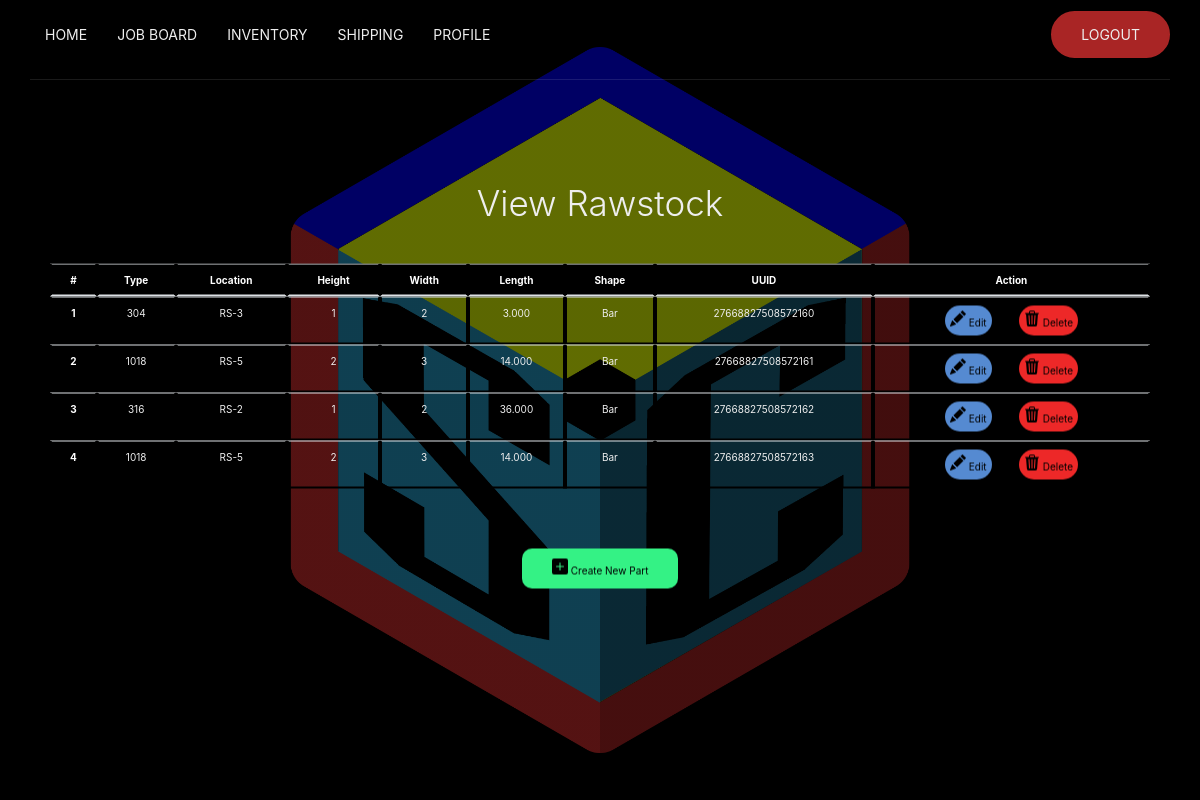
The app's page /view_rawstock.php with its own data.
### tables this page shows
CREATE TABLE `rawmaterial` (
  `id` int(11) NOT NULL,
  `type` varchar(10) NOT NULL,
  `location` varchar(100) NOT NULL,
  `height` int(5) NOT NULL,
  `width` int(5) NOT NULL,
  `length` double(5,3) NOT NULL,
  `shape` varchar(10) NOT NULL,
  `uuid` char(36) NOT NULL
);

### php/view_rawstock_table.php (called while the page is built)
<?php
include "connection_inv.php";
$sql = "SELECT * FROM rawmaterial ORDER BY id";
$result = mysqli_query($conn, $sql);
?>

### view_rawstock.php (the view, shortened to what this page needs)
<?php
include "php/view_rawstock_table.php";
?>
<!DOCTYPE html>
<html>
<head>
	<link rel="stylesheet" href="https://maxcdn.bootstrapcdn.com/bootstrap/4.0.0/css/bootstrap.min.css">
	<link rel="stylesheet" href="https://unpkg.com/ionicons@4.5.10-0/dist/css/ionicons.min.css">
  <link rel="stylesheet" href="css/wdd.css">
</head>
<body>
		<header>
			<div class="container">
				<nav>
					<ul class="nav-list">
						<li>
							<a href="index.php">Home</a>
						</li>
						<li>
							<a href="jboard.php">Job Board</a>
						</li>
						<li>
						<li>
							<a href="#">Inventory
							</a>
						</li>
							<a href="shipping.php">Shipping</a>
						</li>
						<li>
							<a href="profile.php">Profile</a>
						</li>
						<li class="move-right btn">
							<a href="php/logout.php">Logout</a>
						</li>
					</ul>
				</nav>
			</div>
		</header>
	<section class="hero">
		<div class="text">
			<div id="box">
				<div id="title">
					<div class="container">
						<h4 class="display-4 text-center">View Rawstock</h4><br>
						<?php if (mysqli_num_rows($result)) { ?>
						<div class="outer-wrapper">
							<div class="table-wrapper">
								<table class="table table-striped">
									<thead>
										<tr>
											<th scope="col">#</th>
											<th scope="col">Type</th>
											<th scope="col">Location</th>
											<th scope="col">Height</th>
											<th scope="col">Width</th>
											<th scope="col">Length</th>
											<th scope="col">Shape</th>
											<th scope="col">UUID</th>
											<th scope="col">Action</th>
										</tr>
									</thead>
									<tbody>
										<?php
											 $i = 0;
											 while($rows = mysqli_fetch_assoc($result)){
											 $i++;
										 ?>
										<tr>
											<th scope="row"><?=$i?></th>
											<td><?=$rows['type']?></td>
											<td><?php echo $rows['location']; ?></td>
											<td><?php echo $rows['height']; ?></td>
											<td><?php echo $rows['width']; ?></td>
											<td><?php echo $rows['length']; ?></td>
											<td><?php echo $rows['shape']; ?></td>
											<td><?php echo $rows['uuid']; ?></td>
											<td><a href="edit_rawstock.php?id=<?=$rows['id']?>"
														 class="btn-edit  bounce-in-on-hover">
															Edit
													</a>
													<a href="php/delete_rawstock_table.php?id=<?=$rows['id']?>"
														 class="btn-delete btn-danger bounce-in-on-hover">
														Delete
													</a>
											</td>
										</tr>
										<?php } ?>
									</tbody>
								</table>
								<?php } ?>
							</div>
						</div>
						<div class="py-5 text-center">
							<a href="invwdd_rawstock.php" class="link bounce-in-on-hover">
								<svg xmlns="http://www.w3.org/2000/svg" width="16" height="16" fill="currentColor" class="bi bi-plus-square-fill" viewBox="0 0 16 16">
									 <path d="M2 0a2 2 0 0 0-2 2v12a2 2 0 0 0 2 2h12a2 2 0 0 0 2-2V2a2 2 0 0 0-2-2H2zm6.5 4.5v3h3a.5.5 0 0 1 0 1h-3v3a.5.5 0 0 1-1 0v-3h-3a.5.5 0 0 1 0-1h3v-3a.5.5 0 0 1 1 0z"/>
								</svg>
								Create New Part
							</a>
						</div>
					</div>
					</div>
				</div>
		</div>
	</section>
</body>
</html>

### css/wdd.css (style rules this page uses)
*, *::before, *::after { margin: 0; padding: 0; box-sizing: border-box; }
html { font-family: 'Roboto', sans-serif; font-size: 10px; }
body { overflow-x: hidden; }
a { text-decoration: none; }
ul { list-style: none; }
header { width: 100%; position: absolute; top: 0; left: 0; }
.container { width: 100%; max-width: 117rem; margin: 0 auto; padding: 0 1.5rem; }
nav { display: flex; align-items: center; width: 100%; height: 8rem; border-bottom: 1px solid rgba(255,255,255,.1); }
.nav-list { display: flex; width: 100%; align-items: center; }
.nav-list li { line-height: 8rem; position: relative; }
.nav-list a { display: block; color: #eee; padding: 0 1.5rem; font-size: 1.4rem; text-transform: uppercase; transition: color 650ms; }
.btn { padding: 1.3rem; display: inline-block; background-color: #a92525; border: 2px solid #a92525; border-radius: 5rem; transition: background-color 650ms; }
.btn-edit, .btn-delete { padding: .5rem; display: inline-block; border-radius: 5rem; transition: background-color 650ms; color: black; }
.btn-edit { background-color: #558AD1; margin-right: 25px; }
li.move-right { margin: auto 0 auto auto; line-height: initial; }
.hero { width: 100%; height: 100vh; background: linear-gradient(to bottom, rgba(0,0,0,0.5),rgba(0,0,0,0.5)), url("../media/SESCORE_logo_V2.png") center no-repeat; background-size: cover; }
.text { width: 100%; position: absolute; top: 50%; left: 50%; transform: translate(-50%, -50%); color: #eee; text-align: center; }
table { border-collapse: separate; border-spacing: 0px; border-radius: 2px; }
th { position: sticky; background-color: black; color: white; }
th, td { border: 2px solid black; vertical-align: center; }
.table-wrapper { max-height: 500px; overflow-x: auto; overflow-y: scroll; margin: 20px; }
.btn-danger { background-color: #ED2828; border-color: inherit; }
.link { padding: 10px 30px; display: inline-block; color: #000; background-color: #34F285; border-radius: 10px; text-decoration: none; }
.bounce-in-on-hover { display: inline-block; -webkit-transform: perspective(1px) translateZ(0); transform: perspective(1px) translateZ(0); box-shadow: 0 0 1px rgba(0, 0, 0, 0); -webkit-transition-duration: 0.5s; transition-duration: 0.5s; }

### records on screen
rawmaterial: type "304", location "RS-3", height "1", width "2", length "3.000", shape "Bar", uuid "27668827508572160"
rawmaterial: type "1018", location "RS-5", height "2", width "3", length "14.000", shape "Bar", uuid "27668827508572161"
rawmaterial: type "316", location "RS-2", height "1", width "2", length "36.000", shape "Bar", uuid "27668827508572162"
rawmaterial: type "1018", location "RS-5", height "2", width "3", length "14.000", shape "Bar", uuid "27668827508572163"
